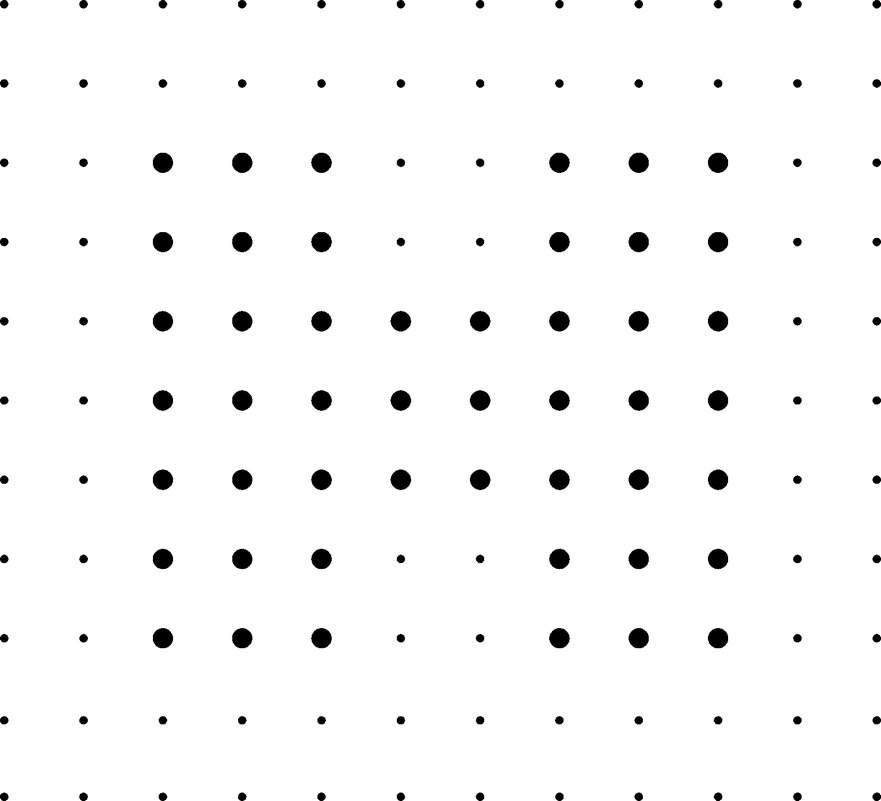
#> input picture egitimseti/dalition/FigP1110.pgm, 881 x 801 px, shrunk from 1665 x 1515 before the run
$ python daliton.py
#> lines starting #> are read from the running program, lines starting #| are printed output that depends on the picture
# Python program to demonstrate erosion and
# dilation of images.
import cv2
import numpy as np

# Reading the input image
img = cv2.imread('FigP1110.pgm', 0)
#> img is the input picture: shape (801, 881); min 0, max 255, mean 247.7

# Taking a matrix of size 5 as the kernel
kernel = np.ones((5,5), np.uint8)

# The first parameter is the original image,
# kernel is the matrix with which image is
# convolved and third parameter is the number
# of iterations, which will determine how much
# you want to erode/dilate a given image.
img_erosion = cv2.erode(img, kernel, iterations=1)
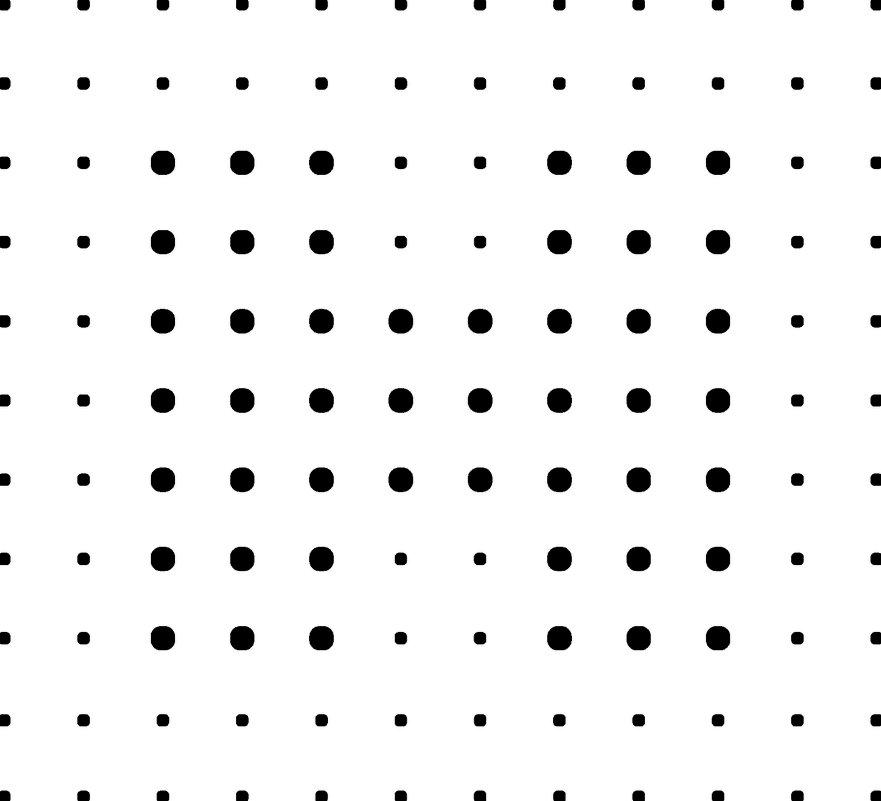
#> img_erosion: shape (801, 881); min 0, max 255, mean 242.3
img_dilation = cv2.dilate(img, kernel, iterations=1)
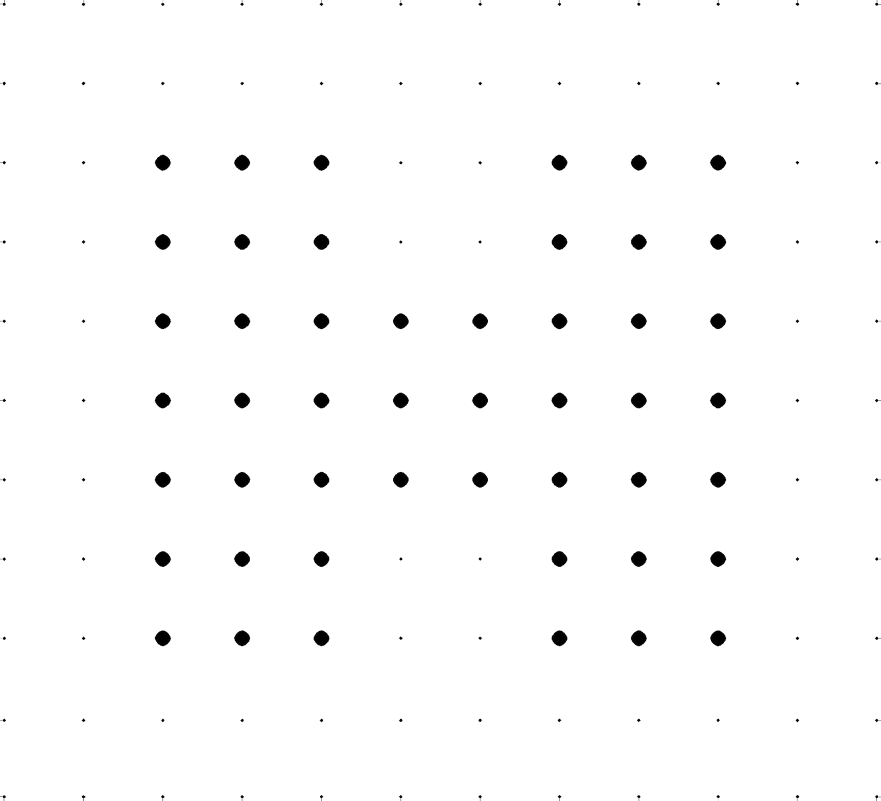
#> img_dilation: shape (801, 881); min 0, max 255, mean 251.7
cv2.imwrite('resultDAlitin.pgm',img_dilation)
cv2.imwrite('resultErosion.pgm',img_erosion)
